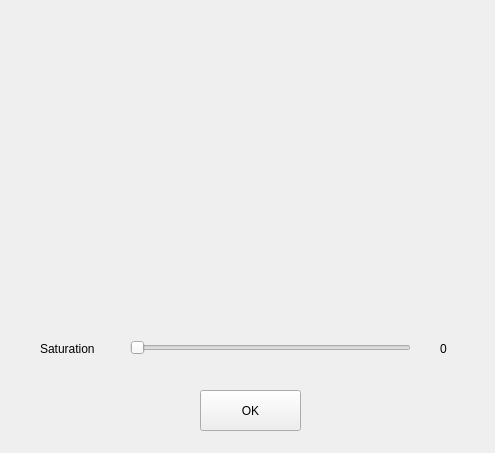
<?xml version="1.0" encoding="UTF-8"?>
<ui version="4.0">
 <class>FormSaturation</class>
 <widget class="QWidget" name="FormSaturation">
  <property name="geometry">
   <rect>
    <x>0</x>
    <y>0</y>
    <width>495</width>
    <height>453</height>
   </rect>
  </property>
  <property name="windowTitle">
   <string>Saturation</string>
  </property>
  <widget class="QPushButton" name="pushButton">
   <property name="geometry">
    <rect>
     <x>200</x>
     <y>390</y>
     <width>101</width>
     <height>41</height>
    </rect>
   </property>
   <property name="text">
    <string>OK</string>
   </property>
  </widget>
  <widget class="QLabel" name="label">
   <property name="geometry">
    <rect>
     <x>440</x>
     <y>340</y>
     <width>31</width>
     <height>17</height>
    </rect>
   </property>
   <property name="text">
    <string>0</string>
   </property>
  </widget>
  <widget class="QSlider" name="horizontalSlider">
   <property name="geometry">
    <rect>
     <x>130</x>
     <y>340</y>
     <width>281</width>
     <height>16</height>
    </rect>
   </property>
   <property name="maximum">
    <number>99</number>
   </property>
   <property name="orientation">
    <enum>Qt::Horizontal</enum>
   </property>
  </widget>
  <widget class="QLabel" name="label_2">
   <property name="geometry">
    <rect>
     <x>40</x>
     <y>340</y>
     <width>81</width>
     <height>17</height>
    </rect>
   </property>
   <property name="text">
    <string>Saturation</string>
   </property>
  </widget>
  <widget class="QLabel" name="label_img">
   <property name="geometry">
    <rect>
     <x>120</x>
     <y>40</y>
     <width>261</width>
     <height>271</height>
    </rect>
   </property>
   <property name="text">
    <string/>
   </property>
   <property name="pixmap">
    <pixmap>img.png</pixmap>
   </property>
  </widget>
 </widget>
 <resources/>
 <connections>
  <connection>
   <sender>horizontalSlider</sender>
   <signal>valueChanged(int)</signal>
   <receiver>label</receiver>
   <slot>setNum(int)</slot>
   <hints>
    <hint type="sourcelabel">
     <x>176</x>
     <y>282</y>
    </hint>
    <hint type="destinationlabel">
     <x>460</x>
     <y>282</y>
    </hint>
   </hints>
  </connection>
 </connections>
</ui>
